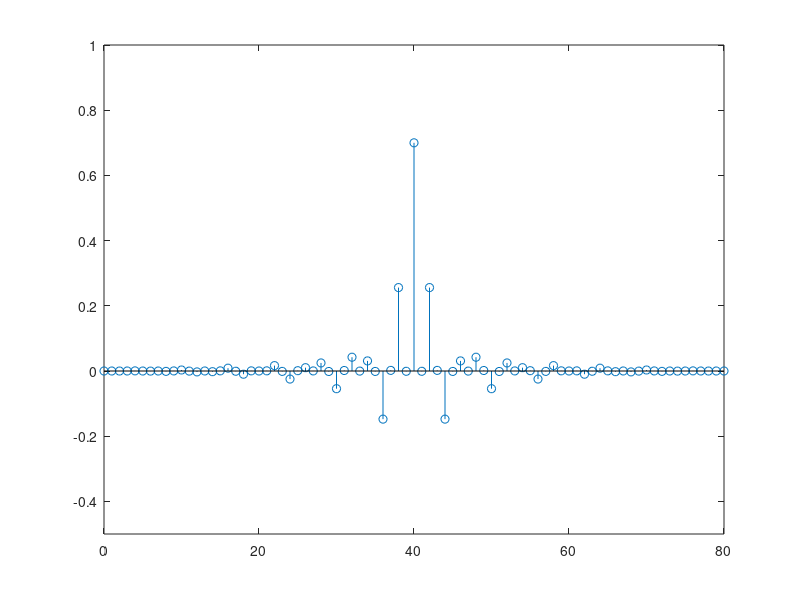
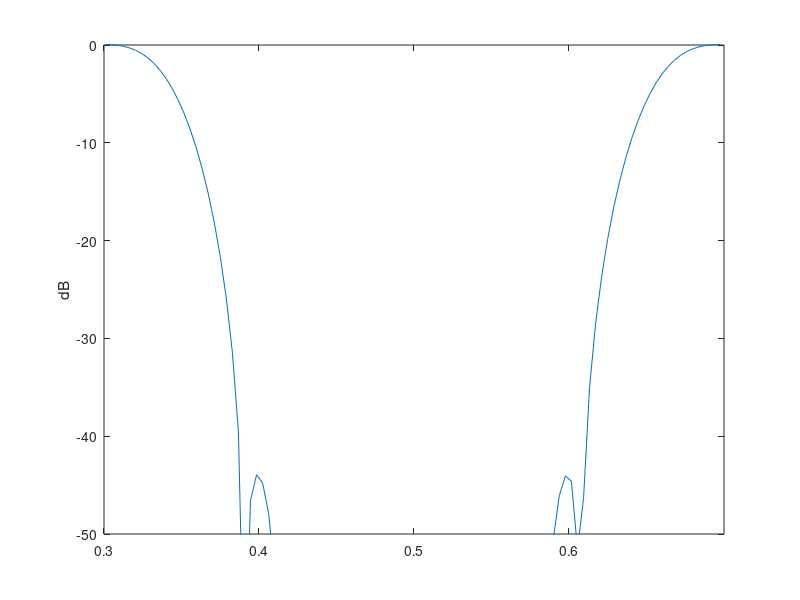
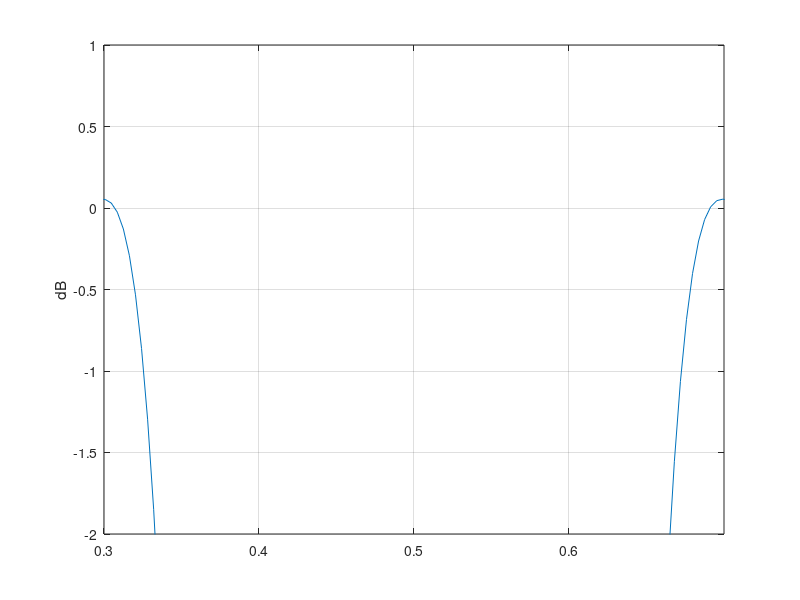

Source code (MATLAB) for these figures, in order:
clear; 
close all; 
clc;
M=ceil(8*pi/((0.4-0.3)*pi)); 
wc=[0.35  0.65];   
h=fir1(M,wc,'stop',hanning(M+1));
n=0:M;  
 
stem(n,h); %����������Ӧ
axis([0,M,-0.5,1]);
%title('�����������˲���������Ӧ');
H=fft(h,512); 
k=[0:511]; 
figure(2)   
plot(k/256,20*log10(abs(H))) %���Ʒ�����Ӧ 
axis([0.3,0.7,-50,0]); 
ylabel('dB');
%title('�����������˲���������Ӧ');
figure(3)
plot(k/256,20*log10(abs(H)))
ylabel('dB');
axis([0.3,0.7,-2,1]); grid on  %�Ŵ�ͨ����ֹƵ��,�۲��Ƿ�������Ҫ��

